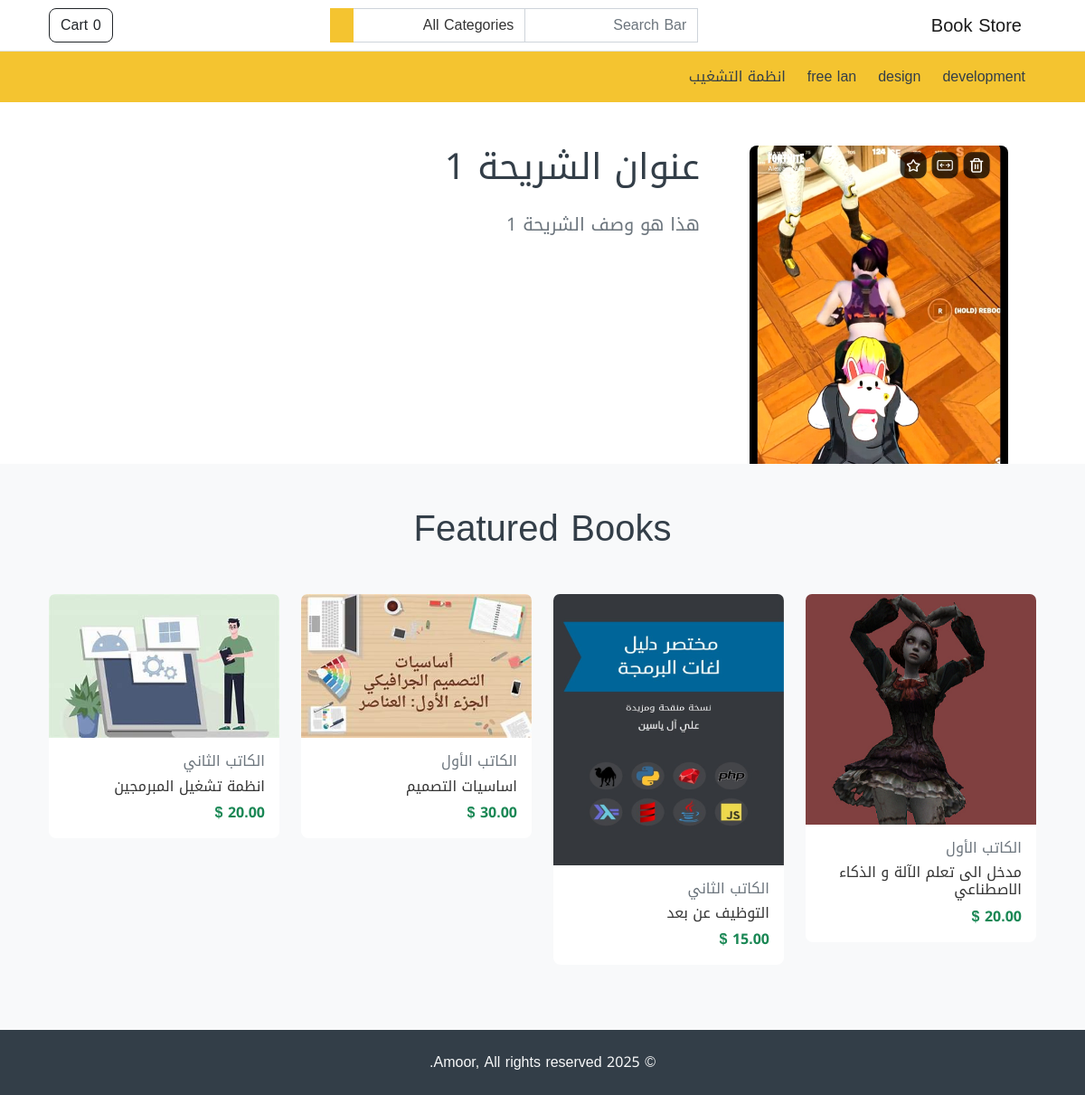
/store/, run on the app's committed database.
### store/models.py (models this page shows, shortened)
class Category(models.Model):
    name = models.CharField(max_length=255, unique=True)
    featured = models.BooleanField(default=False)
    order = models.IntegerField(default=1)
    created_at = models.DateTimeField(auto_now_add=True)
    updated_at = models.DateTimeField(auto_now=True)

class Slider(models.Model):
    title = models.CharField(max_length=255)
    subtitle = models.TextField(max_length=500)
    image = models.ImageField(null=True)
    order = models.IntegerField(default=1)
    created_at = models.DateTimeField(auto_now_add=True)
    updated_at = models.DateTimeField(auto_now=True)

class Product(models.Model):
    name = models.CharField(max_length=255)
    short_description = models.CharField(max_length=255, null=True)
    description = models.TextField(null=True)
    price = models.DecimalField(max_digits=10, decimal_places=2)
    stock = models.PositiveIntegerField(null=True)
    image = models.ImageField(null=True)
    featured = models.BooleanField(default=False)
    created_at = models.DateTimeField(auto_now_add=True)
    updated_at = models.DateTimeField(auto_now=True)
    category = models.ForeignKey(Category, on_delete=models.PROTECT)
    author = models.ForeignKey(Author, on_delete=models.SET_NULL, null=True)

class Author(models.Model):
    name = models.CharField(max_length=255)
    bio = models.TextField(null=True)
    created_at = models.DateTimeField(auto_now_add=True)
    updated_at = models.DateTimeField(auto_now=True)

### store/views.py (the view)
# urls.py: path('', views.index, name='StoreHome'),
def index(request):
    products = Product.objects.select_related('author').filter(featured=True)
    slider = Slider.objects.order_by('order')
    return render(
        request, 'index.html',
        {
            'products': products,
            'slides': slider,
        }
    )

### store/custom_context_processor.py (called while the page is built)
def store_website(request) -> dict:
    cart = Cart.objects.filter(session = request.session.session_key).last()
    cart_total = 0
    cart_products = []
    if cart:
        cart_products = Product.objects.filter(pk__in=cart.item)
        for item in cart_products:
            cart_total += item.price
    categories = Category.objects.order_by('order')
    return {
        'categories': categories,
        'cart_total': cart_total,
        'cart_products': cart_products,
    }

### store/templatetags/my_filters.py (called while the page is built)
def currency(amount):
    return '{:.2f}'.format(amount) + ' $'

### store/templates/index.html
{% extends "base.html" %}
{% load i18n %}
{% block content %}
{% include 'partials/slider.html' with slides=slides %}
<div class="container my-5">
    <section>
        <div class="col-md-12 mb-5">
            <p class="h1 text-center text-secondary">{% trans "Featured Books" %}</p>
        </div>
    <div class="row">
        {% for product in products %}
            <div class="col-md-3">
                {% include 'common/product_card.html' with product=product%}
            </div>
        {% endfor %}
    </div>
    </section>
</div>
{% endblock content %}

### store/templates/partials/header.html (shortened to what this page needs)
{% load i18n %}
<nav class="navbar navbar-expand-lg navbar-light bg-white border-bottom">
    <div class="container">
        <a class="navbar-brand" href="/store">{% trans "Book Store" %}</a>
        <div class="collapse navbar-collapse mt-2 mt-lg-0" id="navbarSupportedContent">
            {% include "partials/header_search.html" %}
            <ul class="navbar-nav my-2 my-lg-0">
                <li class="nav-item">
                    <a href="{% url 'StoreCart' %}" class="btn btn-outline-dark" type="button">
                        {% trans 'Cart' %} <span id='cart-items-count'>{{ cart_products|length }}</span>
                    </a>
                </li>
            </ul>
        </div>
    </div>
</nav>
<nav class="navbar navbar-expand-lg navbar-light bg-primary">
    <div class="container">
        <div class="collapse navbar-collapse mt-2 mt-lg-0" id="navbarSupportedContent">
                <ul class="navbar-nav my-2 my-lg-0">
                    {% for category in categories %}
                        <li class="nav-item">
                            <a class="nav-link mx-1" href="{% url 'StoreCategory' category.id %}" role="button">
                                {{ category.name }}
                            </a>
                        </li>
                    {% endfor %}
                </ul>
            </div>
        </div>
</nav>

### store/templates/partials/slider.html (shortened to what this page needs)
<div class="main-slider my-auto">
    <div class="swiper-wrapper">
        {% for slide in slides %}
            <div class="swiper-slide">
                <div class="container pt-5">
                    <div class="row">
                        <div class="col-md-4 text-center d-none d-lg-block">
                            <img src="{{ slide.image.url }}" alt="{{ slide.title }}" class="img-fluid rounded">
                        </div>
                        <div class="col-md-8">
                            <h1 class="text-secondary">
                                {{ slide.title }}
                            </h1>
                            <blockquote class="blockquote mt-4">
                                <p class="text-muted">
                                    {{ slide.subtitle }}
                                </p>
                            </blockquote>
                        </div>
                    </div>
                </div>
            </div>
        {% endfor %}
    </div>
</div>

### store/templates/common/product_card.html (shortened to what this page needs)
{% load i18n %}
{% load my_filters %}
<div class="product card mb-4">
    <img src="{{ product.image.url }}" class="card-img-top" alt="{{ product.name }}"/>
    <div class="card-body">
        <h6 class="text-muted">{{ product.author.name }}</h6>
        <h6 class="card-title">{{ product.name }}</h6>
        <strong class="fw-bold text-success">{{ product.price|currency }}</strong>
    </div>
</div>

### data on the page
Category: name "development"
Category: name "design"
Category: name "free lan"
Category: name "انظمة التشغيب"
Slider: image (picture), title "عنوان الشريحة 1", subtitle "هذا هو وصف الشريحة 1"
Product: image (picture), author.name "الكاتب الأول", name "مدخل الى تعلم الآلة و الذكاء الاصطناعي", price "20.00 $"
Product: image (picture), author.name "الكاتب الثاني", name "التوظيف عن بعد", price "15.00 $"
Product: image (picture), author.name "الكاتب الأول", name "اساسيات التصميم", price "30.00 $"
Product: image (picture), author.name "الكاتب الثاني", name "انظمة تشغيل المبرمجين", price "20.00 $"

### other printed values
{{ cart_products|length }} "0"
